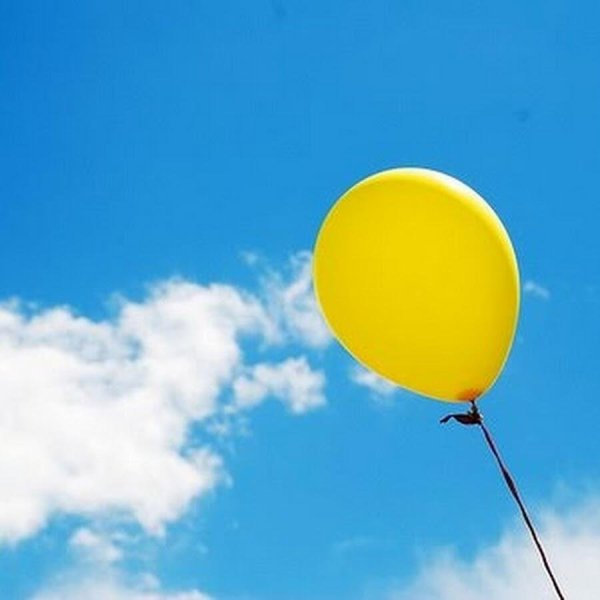
#> input picture 'bm/images/balloon1.jpg, 600 x 600 px
$ python 1.py
#> lines starting #> are read from the running program, lines starting #| are printed output that depends on the picture
import cv2
image = cv2.imread('images/balloon1.jpg')
#> image is the input picture: shape (600, 600, 3); mean B, G, R 198.6, 171.4, 98.3

x, y, w, h = 312, 165, 210, 240
cropped = image[y: y+h, x: x+w]
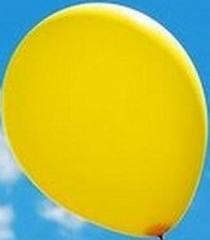
#> cropped: shape (240, 210, 3); mean B, G, R 64.5, 192.1, 189.5
resized = cv2.resize(cropped, (600, 600))
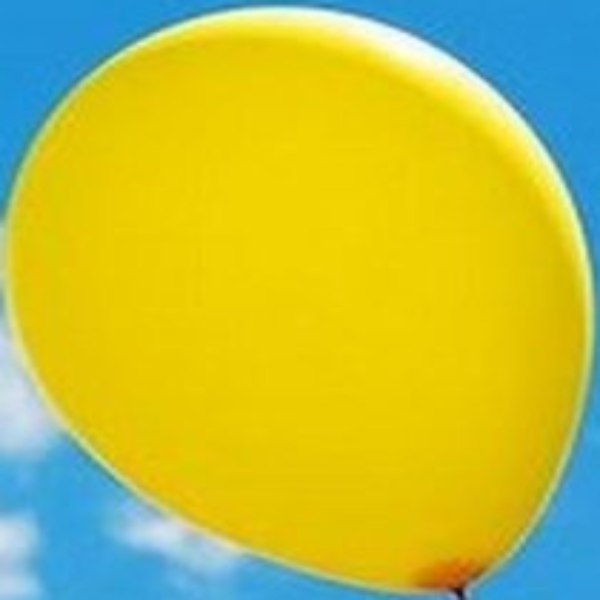
#> resized: shape (600, 600, 3); mean B, G, R 64.4, 192, 189.5

cv2.imshow('Original', image)
cv2.imshow('Cropped', cropped)
cv2.imshow('Resize', resized)

cv2.waitKey(0)
cv2.destroyAllWindows()
